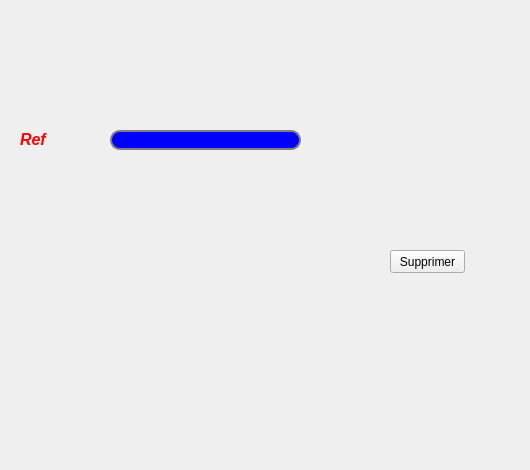
    <widget class="QWidget" name="tab_3">
     <attribute name="title">
      <string>Delete client</string>
     </attribute>
     <widget class="QLineEdit" name="lineEdit_id_2">
      <property name="geometry">
       <rect>
        <x>110</x>
        <y>130</y>
        <width>191</width>
        <height>20</height>
       </rect>
      </property>
      <property name="styleSheet">
       <string notr="true">QLineEdit {
    border: 2px solid gray;
    border-radius: 10px;
    padding: 0 8px;
    background: blue;
    selection-background-color: darkgray;
}</string>
      </property>
     </widget>
     <widget class="QLabel" name="label_4">
      <property name="geometry">
       <rect>
        <x>20</x>
        <y>130</y>
        <width>61</width>
        <height>16</height>
       </rect>
      </property>
      <property name="text">
       <string>&lt;html&gt;&lt;head/&gt;&lt;body&gt;&lt;p&gt;&lt;span style=&quot; font-size:12pt; font-weight:600; font-style:italic; color:#ff0000;&quot;&gt;Ref&lt;/span&gt;&lt;/p&gt;&lt;/body&gt;&lt;/html&gt;</string>
      </property>
     </widget>
     <widget class="QPushButton" name="pb_supprimer">
      <property name="geometry">
       <rect>
        <x>390</x>
        <y>250</y>
        <width>75</width>
        <height>23</height>
       </rect>
      </property>
      <property name="styleSheet">
       <string notr="true">QProgressBar::chunk {
    background-color: #CD96CD;
    width: 10px;
    margin: 0.5px;
}</string>
      </property>
      <property name="text">
       <string>Supprimer</string>
      </property>
     </widget>
     <widget class="QLabel" name="label_13">
      <property name="geometry">
       <rect>
        <x>0</x>
        <y>20</y>
        <width>521</width>
        <height>441</height>
       </rect>
      </property>
      <property name="text">
       <string/>
      </property>
      <property name="pixmap">
       <pixmap>../../Desktop/interfaces/Audi-A6-S-Line-Grise-3-4-avant-gauche_zoom.jpg</pixmap>
      </property>
     </widget>
     <widget class="QLabel" name="label_23">
      <property name="geometry">
       <rect>
        <x>90</x>
        <y>200</y>
        <width>231</width>
        <height>201</height>
       </rect>
      </property>
      <property name="text">
       <string/>
      </property>
      <property name="pixmap">
       <pixmap>../../Desktop/interfaces/téléchargement.png</pixmap>
      </property>
     </widget>
     <zorder>label_13</zorder>
     <zorder>lineEdit_id_2</zorder>
     <zorder>label_4</zorder>
     <zorder>pb_supprimer</zorder>
     <zorder>label_23</zorder>
    </widget>
